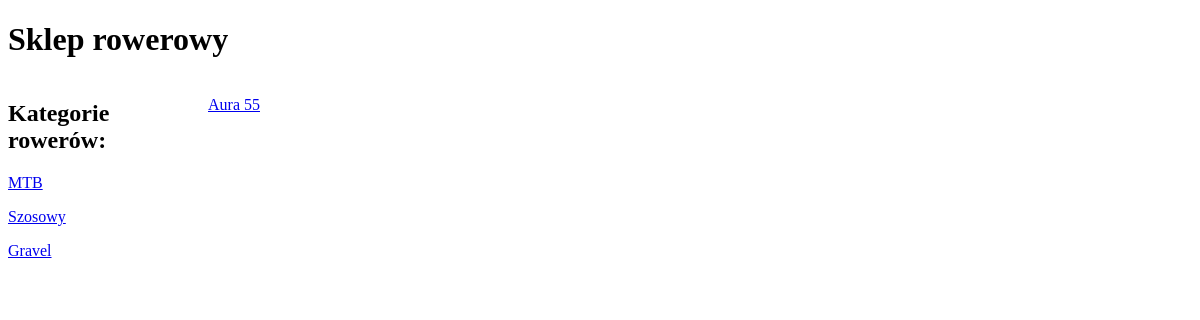
Page /kategoria/2/ on the earlier database version.
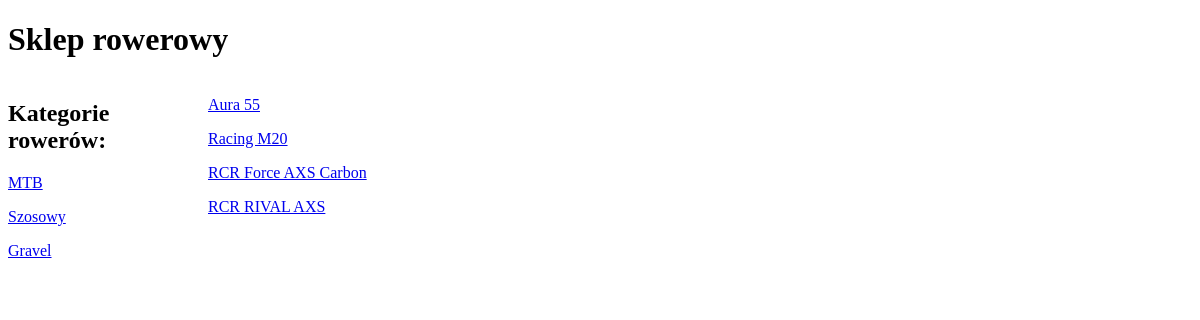
Same page on the later database version.
### Produkty/models.py (models this page shows, shortened)
class Kategoria(models.Model):
    nazwa = models.CharField(max_length=50)
    class Meta:
        verbose_name = "Kategoria"
        verbose_name_plural = "Kategorie"

class Produkty(models.Model):
    marka = models.ForeignKey(Marka, on_delete=models.CASCADE, null=True)
    kategoria = models.ForeignKey(Kategoria, null=True, blank=True, on_delete=models.CASCADE, )
    model = models.CharField(max_length=50, null=True, blank=False)
    opis = models.TextField(blank=True)
    cena = models.DecimalField(max_digits=10, decimal_places=2, null=True, blank=False)
    rezerwacja = models.BooleanField(default=False)
    class Meta:
        verbose_name = "Produkt"
        verbose_name_plural = "Produkty"

### Produkty/views.py (the view)
# urls.py: path('kategoria/<int:id>/', kategoria, name='kategoria'),
def kategoria(request, id):
    kategoria_user = Kategoria.objects.get(pk=id)
    kategorie_rowery = Produkty.objects.filter(kategoria=kategoria_user)
    kategorie = Kategoria.objects.all()
    dane = {'kategoria_user': kategoria_user,
                 'kategorie_rowery': kategorie_rowery,
                 'kategorie': kategorie}
    return render(request, 'kategorie_rowery.html', dane)

### Produkty/templates/kategorie_rowery.html (shortened to what this page needs)
{% extends 'szablon.html' %}
{% block produkt %}
<!DOCTYPE html>
<html lang="pl">
<head>
</head>
<body>
    {% if kategorie_rowery %}
        {% for produkt in kategorie_rowery %}
            <p><a href = "/produkt/{{ produkt.id }}"> {{produkt.model }} </a></p>
        {% endfor %}
    {% endif %}
</body>
</html>
{% endblock %}

### Produkty/templates/szablon.html (shortened to what this page needs)
<!DOCTYPE html>
<html lang="pl">
<head>
</head>
<body>
    <div>
        <h1>Sklep rowerowy</h1>
    </div>
    <div style="width: 200px; float: left">
        <h2>Kategorie rowerów:</h2>
        {% for kat in kategorie %}
        <p><a href = 'kategoria/{{ kat.id }}'> {{ kat.nazwa }}</a></p>
        {% endfor %}
    </div>
    <div style="width: 600px; float: left">
        {% block produkt %} {% endblock produkt %}
    </div>
</body>
</html>

Differences in the rows shown:
added Produkty: model "Racing M20"
added Produkty: model "RCR Force AXS Carbon"
added Produkty: model "RCR RIVAL AXS"
